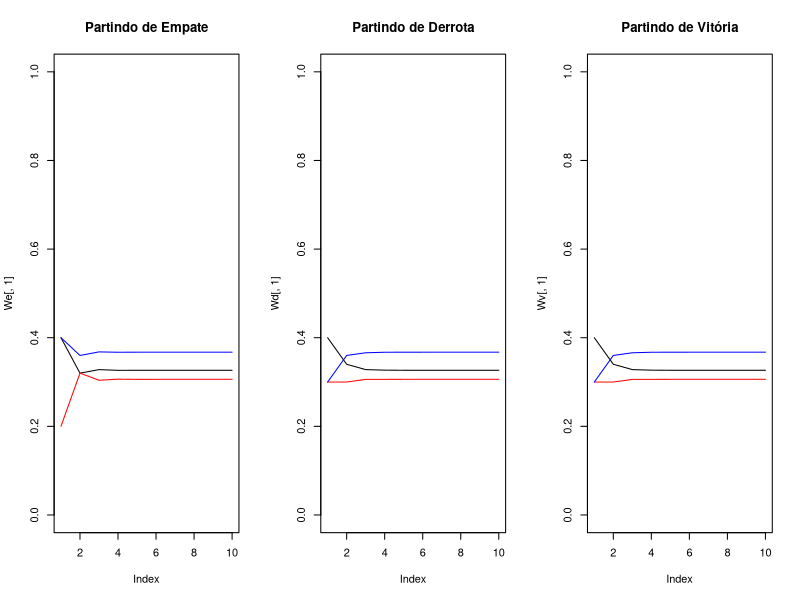
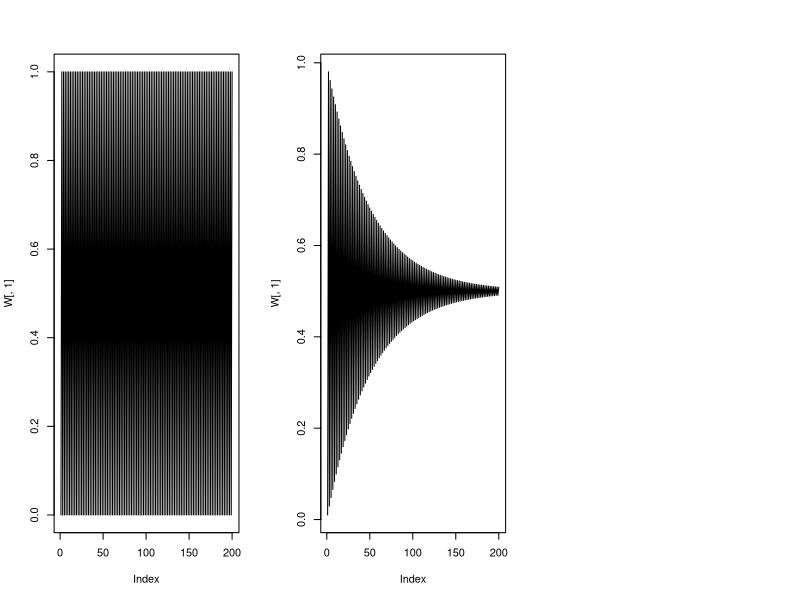

Recreate these plots in R, in order.
w0 <- c(0, 1, 0)
P <- matrix(c(.4, .4, .2, .3, .2, .4, .3, .4, .4), 3, 3)


w1 <- w0%*%P
w1

install.packages("expm")
library(expm)

w2 <- w0%*%(P %*% P) 

w2 <- w1%*%P
w2

w3 <- w0%*%(P %*% P %*% P) 
w3

w4 <- w0%*%(P %^% 4)
w4

w5 <- w0%*%(P %^% 5)
w5

w6 <- w0%*%(P %^% 6)
w6

w30 <- w0%*%(P %^% 30)
w30

par(mfrow = c(1, 3))

We <- matrix(NA, 10, 3)

for(i in 1:10){
  We[i,] <- w0 %*% (P %^% i)
}

plot(We[,1], type = "l", ylim = c(0, 1), main = "Partindo de Empate")
lines(We[,2], col = "red")
lines(We[,3], col = "blue")


Wd <- matrix(NA, 10, 3)

w0 <- c(1, 0, 0)

for(i in 1:10){
  Wd[i,] <- w0 %*% (P %^% i)
}

plot(Wd[,1], type = "l", ylim = c(0, 1), main = "Partindo de Derrota")
lines(Wd[,2], col = "red")
lines(Wd[,3], col = "blue")


Wv <- matrix(NA, 10, 3)

w0 <- c(1, 0, 0)

for(i in 1:10){
  Wv[i,] <- w0 %*% (P %^% i)
}

plot(Wv[,1], type = "l", ylim = c(0, 1), main = "Partindo de Vitória")
lines(Wv[,2], col = "red")
lines(Wv[,3], col = "blue")

PArray <- array(NA, dim = c(3, 3, 10))

for(i in 1:dim(PArray)[3]){
  PArray[,,i] <- P %^% i
}

PArray[,,10]


#### Exemplo de matriz sem equilíbrio ####

P2 <- matrix(c(0, 1, 1, 0), 2, 2)

w0 <- c(1, 0)

W <- matrix(NA, 200, 2)

for(i in 1:nrow(W)){
  W[i,] <- w0 %*% (P2 %^% i)
}

plot(W[,1], type = "l")

#### Exemplo de matriz com convergência lenta ####

P3 <- matrix(c(0.01, .99, .99, .01), 2, 2)

w0 <- c(1, 0)

W <- matrix(NA, 200, 2)

for(i in 1:nrow(W)){
  W[i,] <- w0 %*% (P3 %^% i)
}

plot(W[,1], type = "l")
